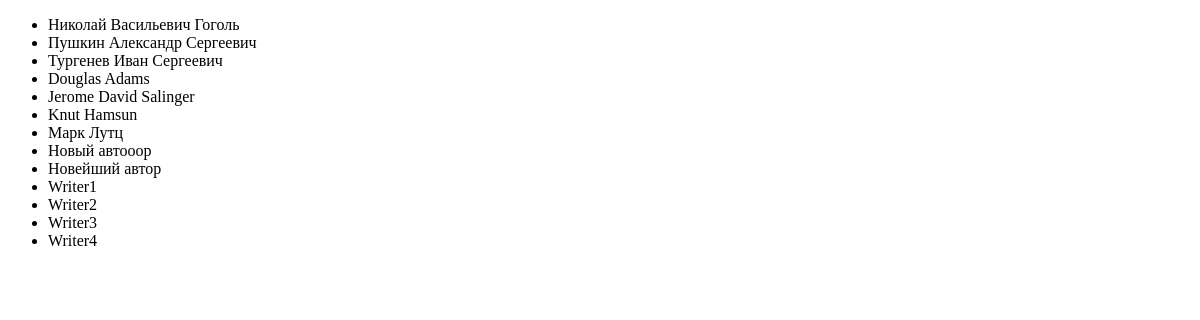
The app's page /authors, older data.
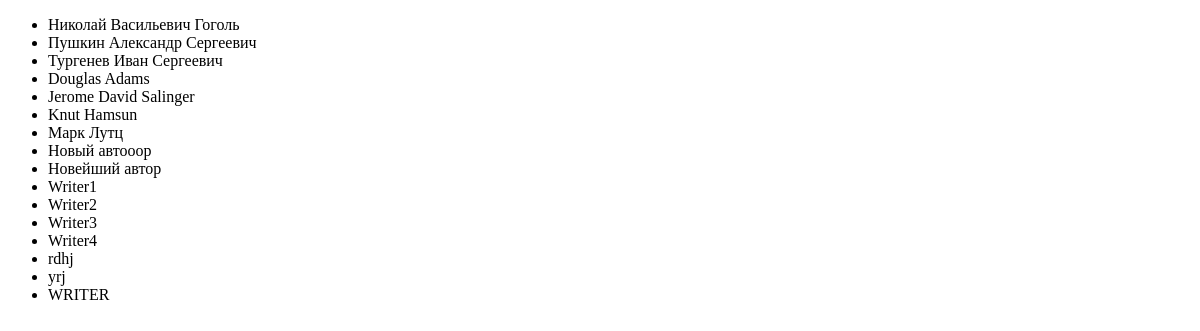
The same page, newer data.
### p_library/models.py (models this page shows, shortened)
class Author(models.Model):
    full_name = models.TextField()
    birth_year = models.SmallIntegerField()
    country = models.CharField(max_length=2)

### p_library/views.py (the view)
# urls.py: path('authors', AuthorList.as_view(), name='author_list'),
class AuthorList(ListView):
    model = Author
    template_name = 'author_list.html'

### p_library/templates/author_list.html (shortened to what this page needs)
<!DOCTYPE html>
<html lang="en">
<head>
</head>
<body>
	<ul>
		{% for author in object_list %}
		    <li>{{ author.full_name }}</li>
		{% endfor %}
	</ul>
</body>
</html>

Row changes from the older to the newer data that the page shows:
added Author: full_name "rdhj"
added Author: full_name "yrj"
added Author: full_name "WRITER"
